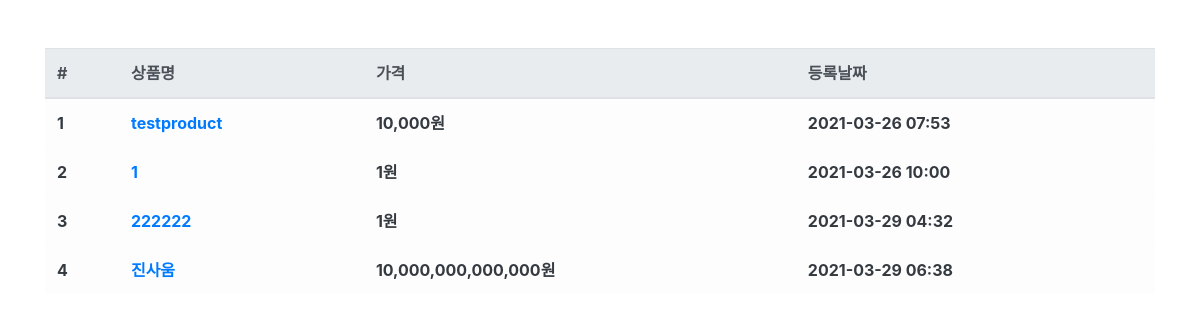
The page /product/ on the database as committed earlier.
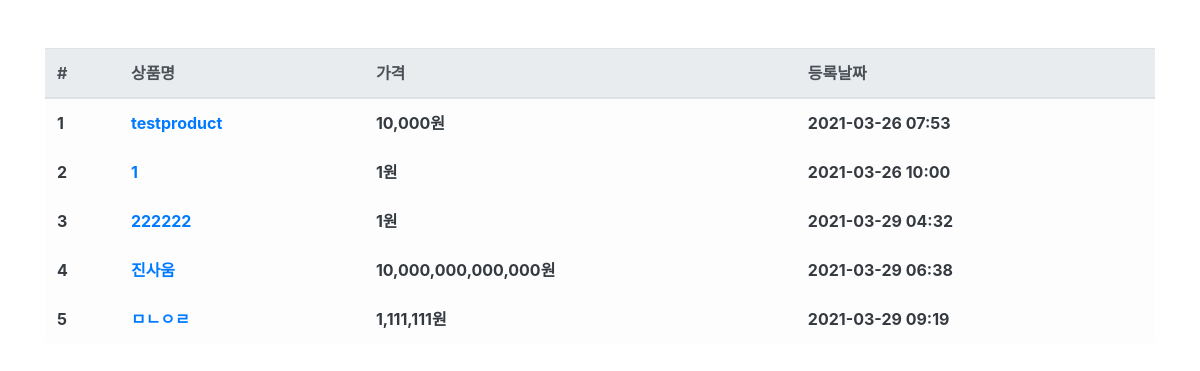
The same page on the database as committed later.
### product/models.py (models this page shows, shortened)
class Product(models.Model):
    name = models.CharField(max_length=256, verbose_name="상품명")
    price = models.IntegerField(verbose_name="상품가격")
    description = models.TextField(verbose_name="상품설명")
    stuck = models.IntegerField(verbose_name="상품재고")
    register_date = models.DateTimeField(auto_now_add=True, verbose_name="등록일")
    class Meta:
        db_table = 'products'
        verbose_name = "상품"
        verbose_name_plural = "상품 목록"

### product/views.py (the view)
# urls.py: path('product/', ProductListView.as_view()),
class ProductListView(ListView):
    model = Product
    template_name = 'product.html'
    context_object_name = 'product_list'

### product/templates/product.html (shortened to what this page needs)
{% extends "base.html" %}
{% load humanize %}
{% block contents %}
<div class="row mt-5">
    <div class="col-12">
        <table class="table table-light">
            <thead class="thead-light">
            <tr>
                <th scope="col">#</th>
                <th scope="col">상품명</th>
                <th scope="col">가격</th>
                <th scope="col">등록날짜</th>
            </tr>
            </thead>
            <tbody class="text-dark">
            {% for product in product_list %}
            <tr>
                <th scope="row">{{product.id}}</th>
                <th><a id="product-{{product.id}}" onmouseenter="product_detail({{product.id}});" onmouseleave="product_leave({{product.id}})"
                       href="/product/{{product.id}}">{{product.name}}</a></th>
                <th>{{product.price|intcomma}}원</th>
                <th>{{product.register_date|date:'Y-m-d H:i'}}</th>
            </tr>
            {% endfor %}
            </tbody>
        </table>
    </div>
</div>
{% endblock %}

Rows that differ between the two databases and show on the page:
added Product: id "5", name "ㅁㄴㅇㄹ", price "1,111,111", register_date "2021-03-29 09:19"
